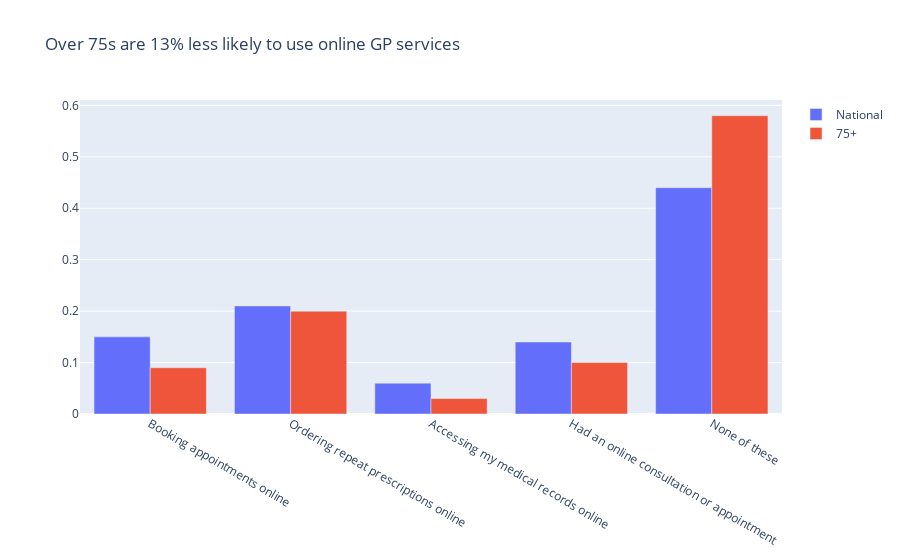

The code cell stored with this chart in its notebook:
### Code cell
data3 = go.Bar (
    x = online_services.Activity,
    y = online_services.national_p, name = 'National' )

data4 = go.Bar (
    x = online_services.Activity,
    y = online_services.over_seventy_five_p, name = '75+')

data = [data3, data4]

layout = go.Layout(title = 'Over 75s are 13% less likely to use online GP services')

figure = go.Figure(data = data, layout = layout)
figure.show()

### Figure 1 — Plotly figure (JSON) as saved in the notebook; plotly's stock layout.template omitted (floating-point values rounded to 4 significant figures)
{"data": [{"name": "National", "type": "bar", "x": ["Booking appointments online", "Ordering repeat prescriptions online", "Accessing my medical records online", "Had an online consultation or appointment", "None of these"], "y": [0.15, 0.21, 0.06, 0.14, 0.44]}, {"name": "75+", "type": "bar", "x": ["Booking appointments online", "Ordering repeat prescriptions online", "Accessing my medical records online", "Had an online consultation or appointment", "None of these"], "y": [0.09, 0.2, 0.03, 0.1, 0.58]}], "layout": {"autosize": true, "title": {"text": "Over 75s are 13% less likely to use online GP services"}, "xaxis": {"autorange": true, "range": [-0.5, 4.5], "type": "category"}, "yaxis": {"autorange": true, "range": [0, 0.6105], "type": "linear"}}}
